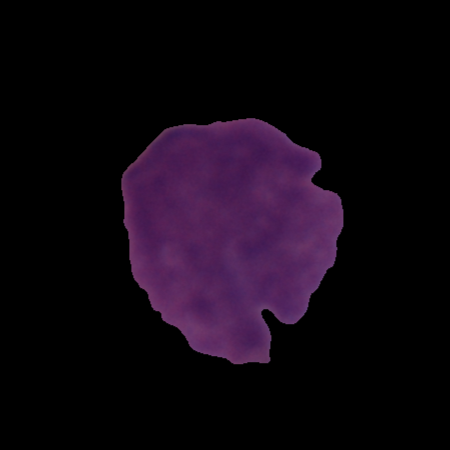
%> input picture data/reference_img.bmp, 450 x 450 px
$ octave leukemia_dsp_demo.m   (GNU Octave 9; MATLAB toolbox functions it lacks are replaced by stand-ins)
%> lines starting %> are read from the running program, lines starting %| are printed output that depends on the picture; in (x1, y1, x2, y2) boxes, pixels count from 0 and x2, y2 are one past the last pixel; in counts of white or black regions, pixels touching at a corner belong together; the program's own positions count from 1
% WBC Segmentation using K-Means on LAB color space
% Quick demo for leukemia detection project

clc;
clear;
close all;

% load the blood smear image
[file, path] = uigetfile({'*.jpg;*.tif;*.png', 'Image Files'}, 'Pick a blood image');
%> the answer given: ../data/reference_img.bmp
if isequal(file, 0)
    disp('No file selected, exiting...');
    return;
end

img = imread(fullfile(path, file));
%> img is the input picture: size 450x450x3 uint8; mean R, G, B 16.6, 7.4, 17.8
img = imresize(img, 0.5);
%> img: size 225x225x3 uint8

fig = figure('Name', 'WBC Segmentation', 'NumberTitle', 'off', 'Color', 'w');
subplot(2, 3, 1);
imshow(img);
title('Input');
box on;

% convert to LAB and grab a*b* channels
labImg = rgb2lab(img);
%> labImg: size 225x225x3 double; mean of channels 1, 2, 3 4.7, 6, -4.4
ab = double(labImg(:, :, 2:3));
[rows, cols] = size(ab(:, :, 1));
%> rows = 225; cols = 225
ab_vec = reshape(ab, rows * cols, 2);

subplot(2, 3, 2);
imshow(labImg(:, :, 2), []);
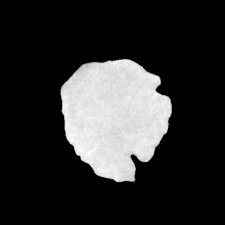
%> displayed picture: size 225x225, on the screen's scale of 0 to 255; min 0, max 255, mean 44.4
title('a* channel');
box on;
subplot(2, 3, 3);
imshow(labImg(:, :, 3), []);
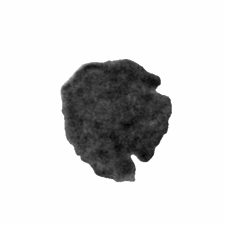
%> displayed picture: size 225x225, on the screen's scale of 0 to 255; min 0, max 255, mean 214.7
title('b* channel');
box on;

% kmeans clustering - 3 clusters usually works well
fprintf('Running kmeans... ');
numClusters = 3;
[idx, centers] = kmeans(ab_vec, numClusters, 'Distance', 'sqEuclidean', 'Replicates', 3);
%> centers = [0.0122 -0.0089; 30.82 -22.55; 18.04 -11.14]
labels = reshape(idx, rows, cols);
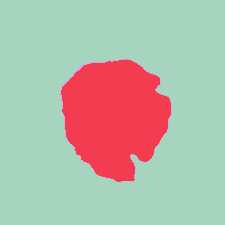
%> labels: size 225x225 double; 3 distinct labels, from 1 to 3; one colour per label, 0 black
fprintf('done\n');

% figure out which cluster is the WBCs (usually darkest in L channel)
L = labImg(:, :, 1);
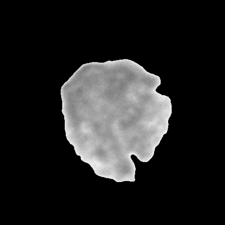
%> L: size 225x225 double; min 0, max 35.26, mean 4.7; drawn with min black and max white
avgL = zeros(1, numClusters);
for i = 1:numClusters
    avgL(i) = mean(L(labels == i));
end
%> after the loop, avgL = [0.0119 23.58 18.57]
[minVal, wbcCluster] = min(avgL);
%> minVal = 0.0119; wbcCluster = 1
wbcMask = (labels == wbcCluster);
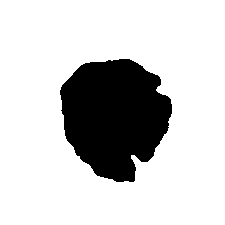
%> wbcMask: size 225x225 logical; 80.2% white; 1 black region, box (x1, y1, x2, y2) and area: (60, 59, 172, 182) 10038

subplot(2, 3, 4);
imshow(labels, []);
title(sprintf('Clusters (WBC=#%d)', wbcCluster));
box on;

% clean up the mask with morphology
se = strel('disk', 3);
cleanMask = imopen(wbcMask, se);
%> cleanMask: size 225x225 logical; 80.2% white; 1 black region
cleanMask = imfill(cleanMask, 'holes');
%> cleanMask: size 225x225 logical; every value is 1
cleanMask = bwareaopen(cleanMask, 200);

subplot(2, 3, 5);
imshow(cleanMask);
title('Cleaned mask');
box on;

% overlay detected boundaries on original
[boundaries, L2] = bwboundaries(cleanMask, 'noholes');
%> L2: size 225x225 double; every value is 1
%> boundaries = 1 boundary; box (x1, y1, x2, y2) and points: (0, 0, 225, 225) 897
subplot(2, 3, 6);
imshow(img);
hold on;
for i = 1:length(boundaries)
    b = boundaries{i};
    plot(b(:, 2), b(:, 1), 'y', 'LineWidth', 2);
end
%> this loop made 1 pass
title(sprintf('Found %d WBCs', length(boundaries)));
box on;
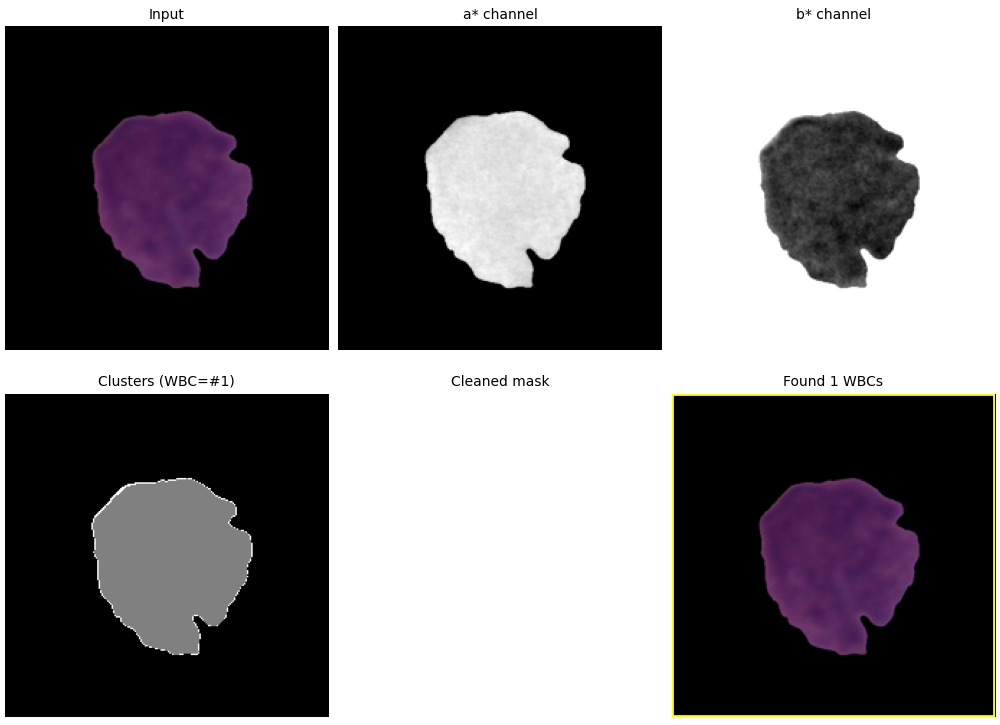
%> figure redrawn from the program's plot data, 6 panels
hold off;

% extract individual cells
fprintf('Extracting individual cells... ');
stats = regionprops(cleanMask, 'BoundingBox', 'Area');
%> stats = 1 region; box (x1, y1, x2, y2) and Area: (0, 0, 225, 225) 50625

% create output folder
outputFolder = fullfile(path, 'extracted_cells');
if ~exist(outputFolder, 'dir')
    mkdir(outputFolder);
end

% crop and save each cell
cellImages = {};
padding = 10;
validCells = 0;

for i = 1:length(stats)
    bbox = stats(i).BoundingBox;

    % add padding
    x = max(1, round(bbox(1)) - padding);
    y = max(1, round(bbox(2)) - padding);
    w = min(cols - x, round(bbox(3)) + 2*padding);
    h = min(rows - y, round(bbox(4)) + 2*padding);

    % crop cell
    cellImg = imcrop(img, [x, y, w, h]);

    % skip very small cells
    if w > 20 && h > 20
        validCells = validCells + 1;
        cellImages{validCells} = cellImg;

        % save to disk
        filename = sprintf('cell_%03d.jpg', validCells);
        imwrite(cellImg, fullfile(outputFolder, filename));
    end
end
%> this loop made 1 pass
%> (bbox, x, y, w, h, validCells, filename) on pass 1: ([0.5 0.5 225 225], 1, 1, 224, 224, 1, 'cell_001.jpg')
%> after the loop, cellImages = 1 item

fprintf('done (%d cells saved)\n', validCells);
%> (printed output is left out)

% display extracted cells in new figure
if validCells > 0
    figure('Name', 'Extracted Cells', 'NumberTitle', 'off', 'Color', 'w');

    % determine montage size
    nCols = ceil(sqrt(validCells));
%> nCols = 1
    nRows = ceil(validCells / nCols);
%> nRows = 1

    for i = 1:validCells
        subplot(nRows, nCols, i);
        imshow(cellImages{i});
        title(sprintf('Cell %d', i), 'FontSize', 8);
        axis off;
    end

    fprintf('Cells saved to: %s\n', outputFolder);
end

disp('Done!');
